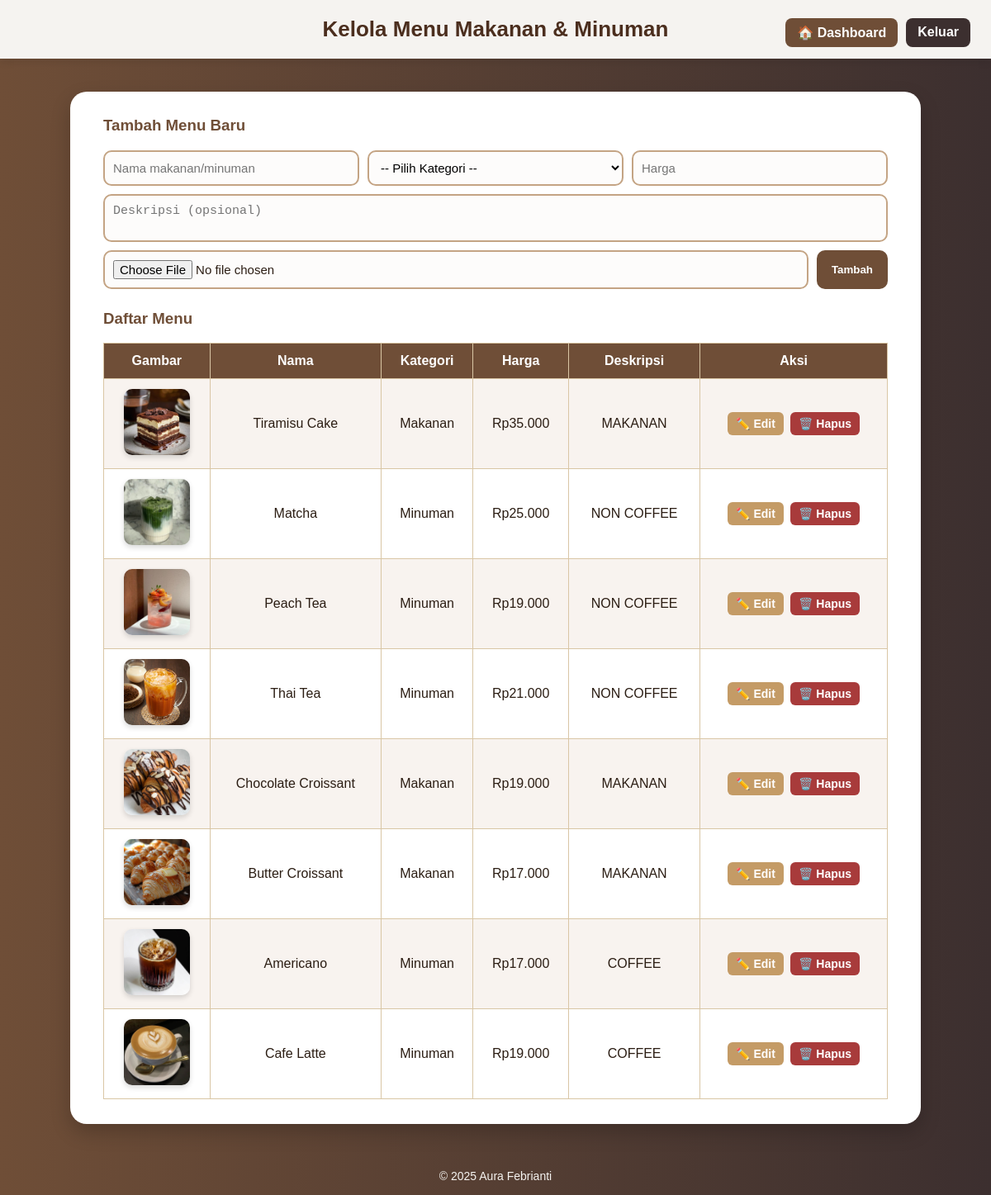
The app's page /admin/menu.php (signed in) with its own data.
### tables this page shows
CREATE TABLE `menu` (
  `id` int(11) NOT NULL,
  `name` varchar(100) DEFAULT NULL,
  `category` varchar(50) DEFAULT NULL,
  `price` decimal(10,2) DEFAULT NULL,
  `image` varchar(255) DEFAULT NULL,
  `description` text DEFAULT NULL
);

### admin/menu.php (the view, shortened to what this page needs)
<?php
include '../config/db.php';
$menu = mysqli_query($conn, "SELECT * FROM menu ORDER BY id DESC");
?>
<!DOCTYPE html>
<html lang="id">
<head>
</head>
<body>
<div class="header">
    <h2>Kelola Menu Makanan & Minuman</h2>
    <div class="btn-container">
        <a href="index.php" class="btn">🏠 Dashboard</a>
        <a href="../logout.php" class="btn logout" onclick="return confirm('Anda yakin ingin keluar dari akun?')">Keluar</a>
    </div>
</div>
<div class="container">
    <h3>Tambah Menu Baru</h3>
    <form method="POST" enctype="multipart/form-data">
        <input type="text" name="name" placeholder="Nama makanan/minuman" required>
        <select name="category" required>
            <option value="">-- Pilih Kategori --</option>
        </select>
        <input type="number" name="price" placeholder="Harga" required>
        <textarea name="desc" placeholder="Deskripsi (opsional)"></textarea>
        <input type="file" name="image" accept="image/*">
        <button type="submit" name="add">Tambah</button>
    </form>
    <h3>Daftar Menu</h3>
    <table>
        <tr>
            <th>Gambar</th>
            <th>Nama</th>
            <th>Kategori</th>
            <th>Harga</th>
            <th>Deskripsi</th>
            <th>Aksi</th>
        </tr>
        <?php while($r = mysqli_fetch_assoc($menu)) { ?>
        <tr>
            <td>
                <?php if ($r['image']) { ?>
                    <img src="../uploads/menu/<?= htmlspecialchars($r['image']) ?>" alt="Gambar <?= htmlspecialchars($r['name']) ?>">
                <?php } else { ?>
                    <span class="no-img">(Tidak ada gambar)</span>
                <?php } ?>
            </td>
            <td><?= htmlspecialchars($r['name']) ?></td>
            <td><?= htmlspecialchars($r['category']) ?></td>
            <td>Rp<?= number_format($r['price'], 0, ',', '.') ?></td>
            <td><?= nl2br(htmlspecialchars($r['description'])) ?></td>
            <td>
                <div class="action-btn">
                    <a href="menu_edit.php?id=<?= $r['id'] ?>" class="edit">✏️ Edit</a>
                    <a href="menu.php?delete=<?= $r['id'] ?>" class="delete" onclick="return confirm('Anda yakin ingin menghapus menu ini?')">🗑️ Hapus</a>
                </div>
            </td>
        </tr>
        <?php } ?>
    </table>
</div>
<footer>
    &copy; <?= date('Y'); ?> Aura Febrianti
</footer>
</body>
</html>

### admin/menu.php (style rules this page uses)
body { font-family: 'Poppins', sans-serif; background: linear-gradient(to right, #6f4e37, #3c2f2f); margin: 0; padding: 0; color: #2b1d13; }
.header { background: #f5f3f0; color: #4b2e1e; padding: 20px; text-align: center; position: relative; box-shadow: 0 3px 10px rgba(0,0,0,0.1); }
.header h2 { margin: 0; font-size: 26px; }
.btn-container { position: absolute; right: 25px; top: 22px; display: flex; gap: 10px; }
.btn { background: #6f4e37; color: #fff; padding: 8px 14px; border-radius: 8px; text-decoration: none; font-weight: 600; transition: 0.3s; }
.logout { background: #3c2f2f; }
.container { background: #fff; margin: 40px auto; padding: 30px 40px; border-radius: 20px; width: 90%; max-width: 950px; box-shadow: 0 10px 25px rgba(0,0,0,0.2); }
h3 { color: #6f4e37; margin-top: 0; }
form { display: flex; flex-wrap: wrap; gap: 10px; margin-bottom: 25px; }
input, textarea, select { padding: 10px; border: 2px solid #c4a484; border-radius: 10px; font-size: 15px; flex: 1; background-color: #fdfcfb; transition: 0.3s; }
textarea { flex: 100%; resize: none; }
button { background: #6f4e37; color: white; border: none; padding: 10px 18px; border-radius: 10px; font-weight: 600; cursor: pointer; transition: 0.3s; }
table { width: 100%; border-collapse: collapse; margin-top: 15px; }
th, td { border: 1px solid #d9c6a5; padding: 12px; text-align: center; }
th { background: #6f4e37; color: white; }
tr:nth-child(even) { background: #f8f3ef; }
img { width: 80px; height: 80px; object-fit: cover; border-radius: 10px; box-shadow: 0 3px 6px rgba(0,0,0,0.15); }
.action-btn { display: flex; justify-content: center; gap: 8px; }
.edit, .delete { padding: 6px 10px; border-radius: 6px; text-decoration: none; color: white; font-size: 14px; font-weight: 600; }
.edit { background: #c49b66; }
.delete { background: #a83b3b; }
footer { text-align: center; padding: 15px; color: #f5f3f0; font-size: 14px; }

### records on screen
menu: image (picture), name "Tiramisu Cake", category "Makanan", price "35.000", description "MAKANAN"
menu: image (picture), name "Matcha", category "Minuman", price "25.000", description "NON COFFEE"
menu: image (picture), name "Peach Tea", category "Minuman", price "19.000", description "NON COFFEE"
menu: image (picture), name "Thai Tea", category "Minuman", price "21.000", description "NON COFFEE"
menu: image (picture), name "Chocolate Croissant", category "Makanan", price "19.000", description "MAKANAN"
menu: image (picture), name "Butter Croissant", category "Makanan", price "17.000", description "MAKANAN"
menu: image (picture), name "Americano", category "Minuman", price "17.000", description "COFFEE"
menu: image (picture), name "Cafe Latte", category "Minuman", price "19.000", description "COFFEE"
